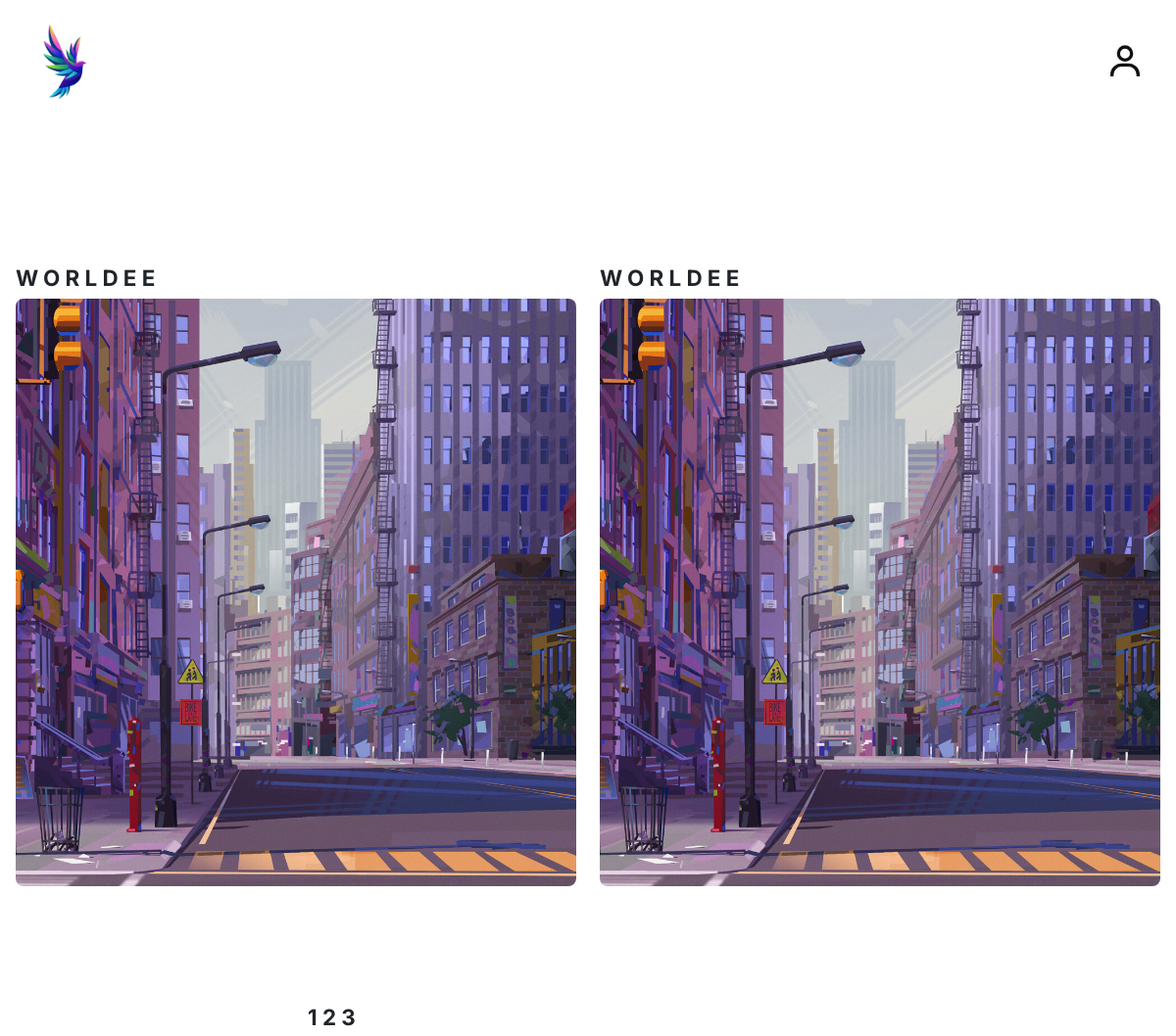
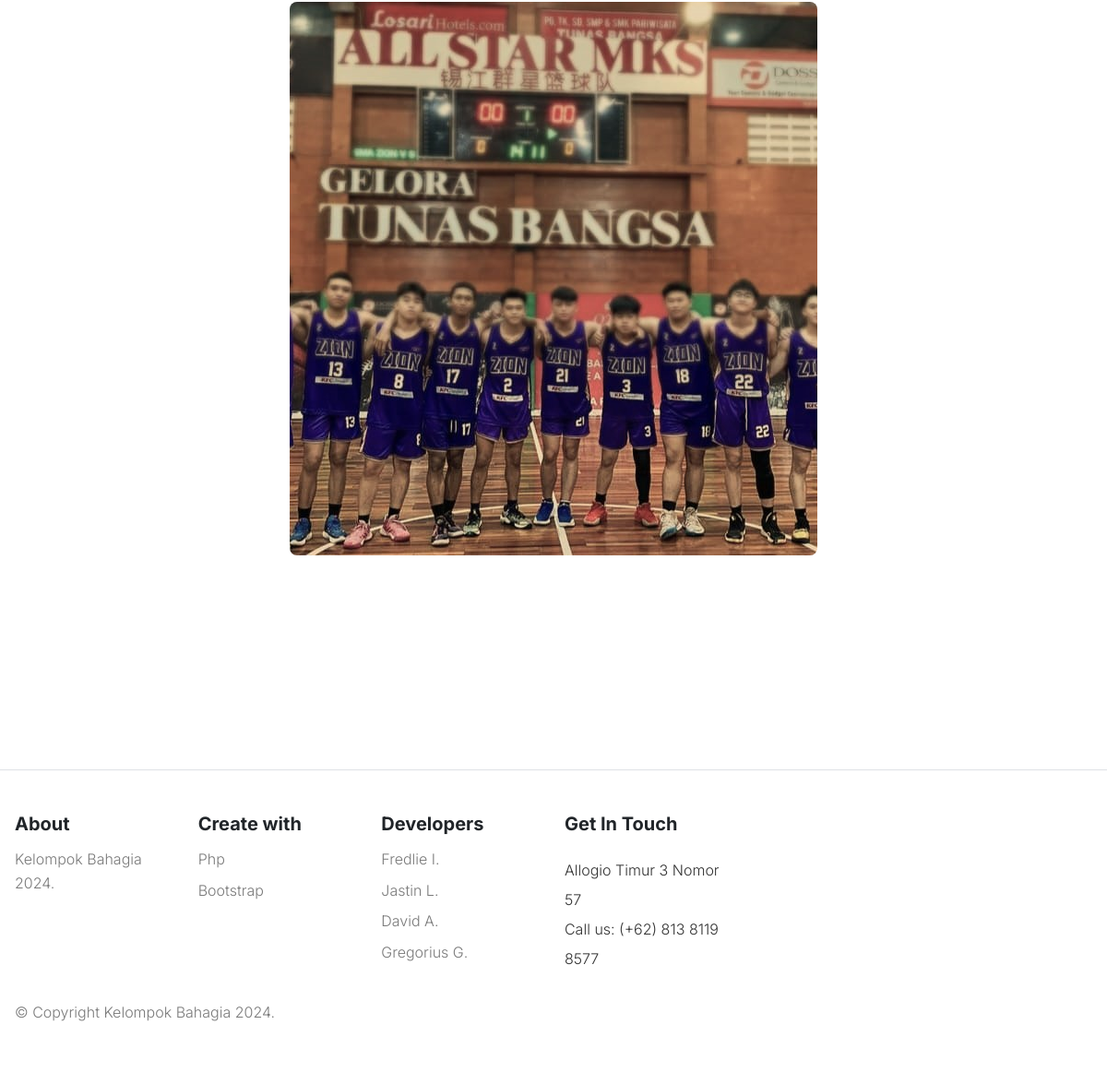
Before: / with the older database file (2 pictures, top to bottom).
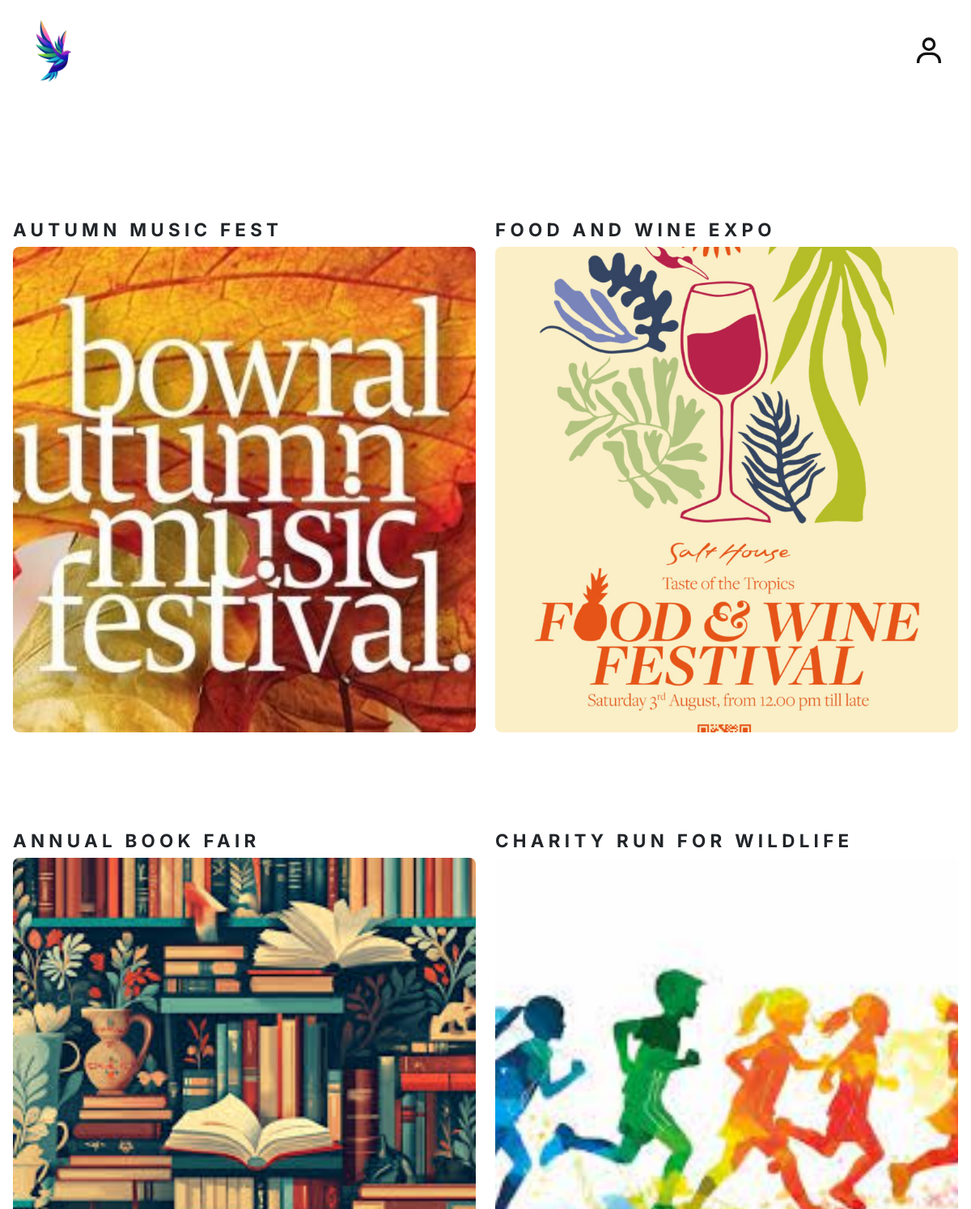
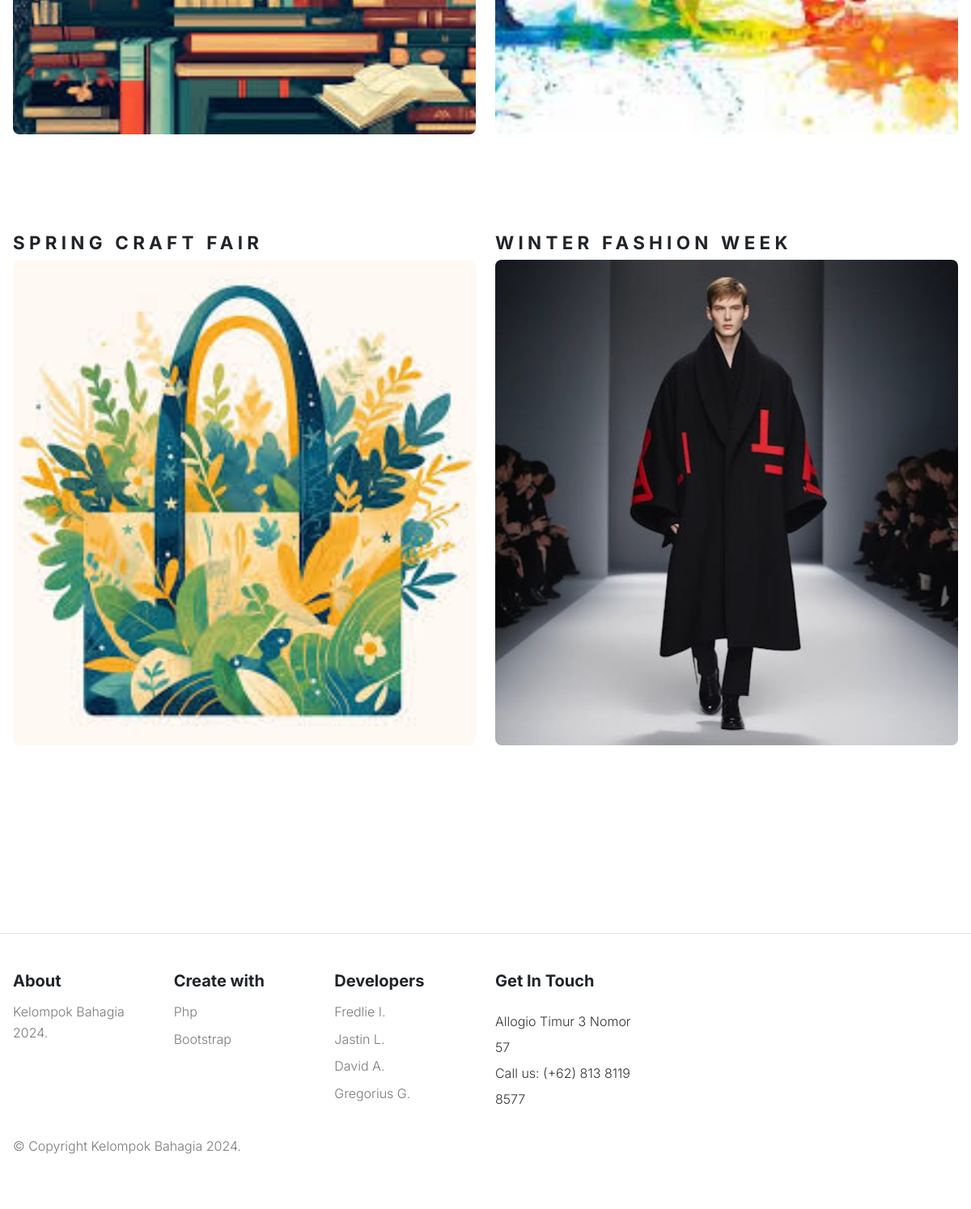
After: the same page with the newer database file (2 pictures, top to bottom).
### tables this page shows
CREATE TABLE `events` (
  `id_events` int(11) NOT NULL,
  `event_name` varchar(255) NOT NULL,
  `date_time` date NOT NULL,
  `max_capacity` int(11) NOT NULL,
  `location` varchar(225) NOT NULL,
  `description` text NOT NULL,
  `photo` varchar(225) NOT NULL,
  `created_at` timestamp NOT NULL DEFAULT current_timestamp(),
  `status` varchar(30) DEFAULT NULL
);

### event.php (the view, shortened to what this page needs)
<?php
require "connect.php";
$sql = "SELECT * FROM events";
$result = $conn->query($sql);
if ($result->num_rows > 0) {
    while ($row = $result->fetch_assoc()) {
        echo '<div class="col mb-4 mb-3" style="max-width: 600px;">';
        echo '  <div class="product-card position-relative" style="margin-bottom: 80px;">';
        echo '    <div class="card-detail d-flex justify-content-between align-items-center mt-3">';
        echo '      <h2 class="section-title text-uppercase">' . $row['event_name'] . '</h2>';
        echo '    </div>';
        echo '    <div class="card-img align-items-center">';
        echo '      <img src="' . $row['photo'] . '" alt="' . $row['event_name'] . '"
                        class="product-image img-fluid rounded-3 w-100"
                        style="height: 600px; object-fit: cover;">';
        echo '    </div>';
        echo '  </div>';
        echo '</div>';
    }
} else {
    echo '<p>No events found.</p>';
}
?>

### index.php (shortened to what this page needs)
<!DOCTYPE html>
<html lang="en">
<head>
  <link rel="stylesheet" href="css/vendor.css">
  <link rel="stylesheet" type="text/css" href="style.css">
</head>
<body>
<?php include 'header.php' ?>
<?php include 'dashboard.php' ?>
<?php include 'footer.php' ?>
</body>
</html>

### header.php (shortened to what this page needs)
  <nav id="header-nav" class="navbar navbar-expand-lg">
    <div class="container-lg">
      <a class="navbar-brand" href="index.php">
        <img src="images/main-logo.png" class="logo" style="height: 100px;" alt="logo">
      </a>
<div class="user-items ps-0 ps-md-5">
  <ul class="d-flex justify-content-end list-unstyled align-item-center m-0">
  <?php if (isset($_SESSION['user_id'])): ?>
    <li class="pe-3">
        <a href="#" class="border-0" data-bs-toggle="dropdown" aria-expanded="false">
        <?php if (!empty($imagePath)): ?>
        <img src="<?= htmlspecialchars($imagePath); ?>" alt="User Image" width="50" height="50" class="rounded-circle">
    <?php else: ?>
                <svg class="user" width="50" height="50">
                    <use xlink:href="#user"></use>
                </svg>
            <?php endif; ?>
        </a>
        <ul class="dropdown-menu dropdown-menu-end">
            <li><a class="dropdown-item" href="#">Hello, <?= $_SESSION['user_nama']; ?></a></li>
            <li><a class="dropdown-item" href="updateprofile.php">Profile</a></li>
            <li><a class="dropdown-item" href="logout.php">Logout</a></li>
        </ul>
    </li>
<?php else: ?>
    <li class="pe-3">
        <a href="login" data-bs-toggle="modal" data-bs-target="#modallogin" class="border-0">
            <svg class="user" width="40" height="40">
                <use xlink:href="#user"></use>
            </svg>
        </a>
    </li>
<?php endif; ?>
  </ul>
</div>
      </div>
    </nav>

### dashboard.php
<section id="latest-products" class="product-store py-2 my-2 py-md-5 my-md-5 pt-0">
  <div class="container-md">
    <div class="product-content padding-small">
      <div class="d-flex justify-content-center">
        <div class="row row-cols-1 row-cols-sm-2 row-cols-md-3 row-cols-lg-2 justify-content-center">
          <?php include 'event.php' ?>
        </div>
      </div>
    </div>
  </div>
</section>

### footer.php
<footer id="footer" class="py-5 border-top">
    <div class="container-lg">
      <div class="row">
        <div class="col-lg-2 pb-3">
          <div class="footer-menu">
            <h5 class="widget-title pb-2">About</h5>
            <ul class="menu-list list-unstyled">
              <li class="pb-2">
                <span>Kelompok Bahagia 2024.</span>
              </li>
            </ul>
          </div>
        </div>
        <div class="col-lg-2 pb-3">
          <div class="footer-menu">
            <h5 class="widget-title pb-2">Create with</h5>
            <ul class="menu-list list-unstyled">
              <li class="pb-2">
                <span>Php</span>
              </li>
              <li class="pb-2">
                <span>Bootstrap</span>
              </li>
            </ul>
          </div>
        </div>
        <div class="col-lg-2 pb-3">
          <div class="footer-menu">
            <h5 class="widget-title pb-2">Developers</h5>
            <ul class="menu-list list-unstyled">
              <li class="pb-2">
                <span>Fredlie I.</span>
              </li>
              <li class="pb-2">
                <span>Jastin L.</span>
              </li>
              <li class="pb-2">
                <span>David A.</span>
              </li>
              <li class="pb-2">
                <span>Gregorius G.</span>
              </li>
            </ul>
          </div>
        </div>
        <div class="col-lg-2 pb-3">
          <div class="footer-menu">
            <h5 class="widget-title pb-3">Get In Touch</h5>
            <div class="footer-contact-text">
              <span>Allogio Timur 3 Nomor 57</span>
              <span> Call us: (+62) 813 8119 8577</span>
            </div>
          </div>
        </div>
      </div>
      <div class="row">
        <div class="col-md-6">
          <p>© Copyright Kelompok Bahagia 2024.</p>
        </div>
      </div>
    </div>
  </footer>

### style.css (style rules this page uses)
body { --heading-font: "Inter", Roboto, sans-serif; --heading-font-weight: 400; --heading-color: var(--bs-dark); --heading-line-height: 1.24; --swiper-theme-color: var(--bs-primary); --swiper-pagination-bottom: 0; --custom-easing: cubic-bezier(.17,.67,.83,.67); --bs-body-font-family: "Inter", Roboto, sans-serif; --bs-body-font-size: 1rem; --bs-body-font-weight: 400; --bs-body-line-height: 1.7; --bs-body-color: #8f8f8f; --bs-body-color-rgb: 143, 143, 143; --bs-primary: #ce071e; --bs-primary-dark: #8d0414; --bs-secondary: #6c757d; --bs-black: #111; --bs-light: #F1F1F0; --bs-dark: #212529; --bs-gray: #9aa1a7; --bs-gray-dark: #51565b; --bs-primary-rgb: 206, 7, 30; --bs-secondary-rgb: 108, 117, 125; --bs-black-rgb: 17, 17, 17; --bs-light-rgb: 241, 241, 240; --bs-dark-rgb: 33, 37, 41; --bs-link-color: var(--bs-dark); --bs-link-color-rgb: 17, 17, 17; --bs-link-decoration: underline; --bs-link-hover-color: var(--bs-primary); --bs-link-hover-color-rgb: 17, 17, 17; }
h1, .h1, h2, .h2, h3, .h3, h4, .h4, h5, .h5, h6, .h6 { font-family: var(--heading-font); font-weight: var(--heading-font-weight); color: var(--heading-color); line-height: var(--heading-line-height); }
a { text-decoration: none; transition: all 0.3s ease-out; }
.container, .container-fluid, .container-lg, .container-md, .container-sm, .container-xl, .container-xxl { --bs-gutter-x: 2.5rem; }
:root { --accent-color: #333; --black-color: #000; --dark-color: #111; --gray-color-100: #F1F1F1; --gray-color-200: #E1E1E1; --gray-color-300: #D1D1D1; --gray-color-400: #ced4da; --gray-color-500: #adb5bd; --dark-gray-color: #7A7A7A; --bs-light-rgb: rgba(255, 255, 255, 1); --light-color: #fff; --swiper-theme-color: #111 !important; }
:root { --body-font: "Inter", sans-serif; --heading-font: "Inter", sans-serif; --extra-font: "Playfair Display", sans-serif; --subheading-font: "Petit Formal Script", sans-serif; }
.container, .container-fluid, .container-lg, .container-md, .container-sm, .container-xl, .container-xxl { --bs-gutter-x: 2rem; }
*, *::before, *::after { -webkit-box-sizing: border-box; -moz-box-sizing: border-box; box-sizing: border-box; }
html { box-sizing: border-box; }
body { font-family: var(--body-font); font-weight: 300; line-height: 1.6; color: var(--accent-color); margin: 0; }
ul.inner-list li, ul>li { color: var(--dark-gray-color); }
a { color: var(--dark-color); text-decoration: none; transition: 0.3s color ease-out; }
p { color: var(--dark-gray-color); }
.border-top { border-top: 1px solid var(--gray-color-500); }
.padding-small { padding-top: 2em; padding-bottom: 2em; }
h1, h2, h3, h4, h5 { font-family: var(--heading-font); font-weight: 700; line-height: 1; }
h2 { font-size: 2.8em; }
.container-md { max-width: 1460px; }
.container-lg { max-width: 1750px; }
.footer-contact-text span { display: block; line-height: 2; }
.section-title { font-size: 1.4rem; font-style: normal; font-weight: 700; line-height: normal; letter-spacing: 0.33rem; text-transform: uppercase; }

Changed rows visible on the page:
removed events: event_name "WORLDEE", photo (picture)
removed events: event_name "WORLDEE", photo (picture)
removed events: event_name "123", photo (picture)
added events: event_name "AUTUMN MUSIC FEST", photo (picture)
added events: event_name "FOOD AND WINE EXPO", photo (picture)
added events: event_name "ANNUAL BOOK FAIR", photo (picture)
added events: event_name "CHARITY RUN FOR WILDLIFE", photo (picture)
added events: event_name "SPRING CRAFT FAIR", photo (picture)
added events: event_name "WINTER FASHION WEEK", photo (picture)
